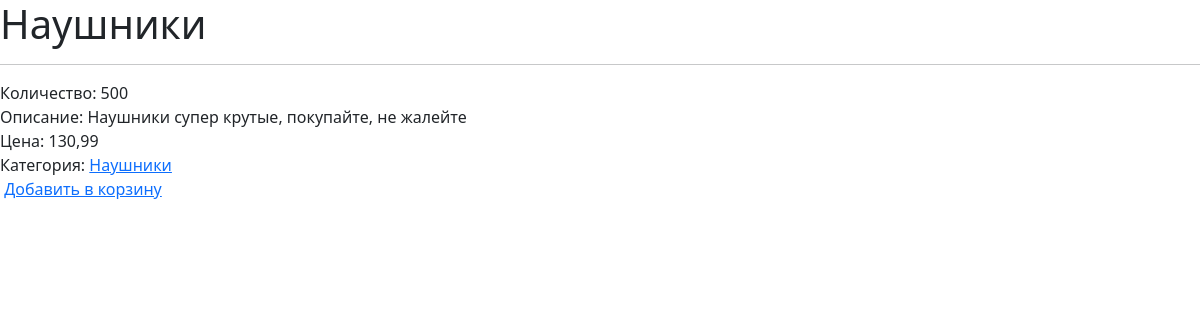
Page /product/1 on the committed database.
### index/models.py (models this page shows, shortened)
class Product(models.Model):
    pr_name = models.CharField(max_length=256)
    pr_count = models.IntegerField()
    pr_des = models.TextField(blank=True)
    pr_price = models.FloatField()
    pr_photo = models.ImageField(upload_to='static/pr_img/')  # Куда будут падать фотки всех продуктов
    pr_category = models.ForeignKey(Category, on_delete=models.CASCADE)

class Category(models.Model):
    name = models.CharField(max_length=64)
    added_date = models.DateTimeField(auto_now_add=True)
    def __str__(self):
        return self.name

### index/views.py (the view)
# urls.py: path('product/<int:pk>', views.get_exact_pr),
def get_exact_pr(request, pk):
    exact_product = Product.objects.get(id=pk)
    context = {'product': exact_product}
    return render(request, 'product.html', context)

### index/templates/product.html (shortened to what this page needs)
<!DOCTYPE html>
<html lang="ru">
<head>
    <link rel="stylesheet" href="https://cdn.jsdelivr.net/npm/bootstrap@5.3.2/dist/css/bootstrap.min.css">
</head>
<body>
    <h1>{{ product.pr_name }}</h1>
    <hr>
Количество: {{ product.pr_count }}
<br>
Описание: {{ product.pr_des }}
    <br>
Цена: {{ product.pr_price }}
    <br>
Категория: <a href="/category/{{ product.pr_category.id }}">{{ product.pr_category }} </a>
<br>
    <a href="/add-to-cart/{{ product.id }}">Добавить в корзину</a>
</body>
</html>

### rows in the picture
Product: pr_count "500", pr_des "Наушники супер крутые, покупайте, не жалейте", pr_price "130,99", pr_category "Наушники"
